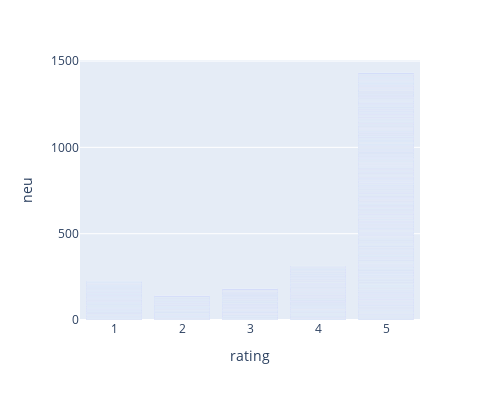

The cell this chart's notebook holds for it:
### Code cell
px.bar( data_frame = df_scores_sorted, x = 'rating', y = 'neu', width = 500, height = 400 )

### Figure 1 — Plotly figure (JSON) as saved in the notebook; plotly's stock layout.template omitted (floating-point values rounded to 4 significant figures; data arrays with more than 128 entries replaced by an {"elided": "..."} marker saying what was removed)
{"data": [{"alignmentgroup": "True", "hovertemplate": "rating=%{x}<br>neu=%{y}<extra></extra>", "legendgroup": "", "marker": {"color": "#636efa", "pattern": {"shape": ""}}, "name": "", "offsetgroup": "", "orientation": "v", "showlegend": false, "textposition": "auto", "type": "bar", "x": {"elided": "2995 int values"}, "xaxis": "x", "y": {"elided": "2995 float values"}, "yaxis": "y"}], "layout": {"barmode": "relative", "height": 400, "legend": {"tracegroupgap": 0}, "margin": {"t": 60}, "width": 500, "xaxis": {"anchor": "y", "domain": [0, 1], "title": {"text": "rating"}}, "yaxis": {"anchor": "x", "domain": [0, 1], "title": {"text": "neu"}}}}
